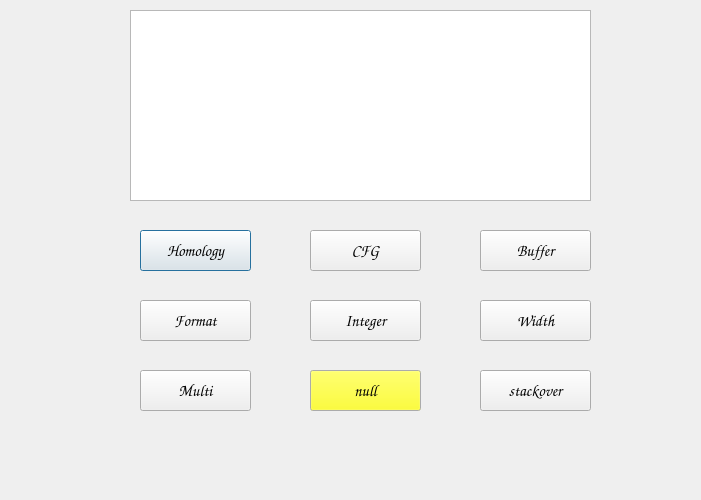
<?xml version="1.0" encoding="UTF-8"?>
<ui version="4.0">
 <class>Dialog</class>
 <widget class="QDialog" name="Dialog">
  <property name="geometry">
   <rect>
    <x>0</x>
    <y>0</y>
    <width>701</width>
    <height>500</height>
   </rect>
  </property>
  <property name="windowTitle">
   <string>Dialog</string>
  </property>
  <widget class="QPushButton" name="pushButton">
   <property name="geometry">
    <rect>
     <x>140</x>
     <y>230</y>
     <width>111</width>
     <height>41</height>
    </rect>
   </property>
   <property name="font">
    <font>
     <family>Comic Sans MS</family>
     <pointsize>12</pointsize>
     <weight>75</weight>
     <bold>true</bold>
    </font>
   </property>
   <property name="cursor">
    <cursorShape>PointingHandCursor</cursorShape>
   </property>
   <property name="text">
    <string>Homology</string>
   </property>
  </widget>
  <widget class="QPushButton" name="pushButton_2">
   <property name="geometry">
    <rect>
     <x>310</x>
     <y>230</y>
     <width>111</width>
     <height>41</height>
    </rect>
   </property>
   <property name="font">
    <font>
     <family>Comic Sans MS</family>
     <pointsize>12</pointsize>
     <weight>75</weight>
     <bold>true</bold>
    </font>
   </property>
   <property name="cursor">
    <cursorShape>PointingHandCursor</cursorShape>
   </property>
   <property name="text">
    <string>CFG</string>
   </property>
  </widget>
  <widget class="QPushButton" name="pushButton_3">
   <property name="geometry">
    <rect>
     <x>480</x>
     <y>230</y>
     <width>111</width>
     <height>41</height>
    </rect>
   </property>
   <property name="font">
    <font>
     <family>Comic Sans MS</family>
     <pointsize>12</pointsize>
     <weight>75</weight>
     <bold>true</bold>
    </font>
   </property>
   <property name="cursor">
    <cursorShape>PointingHandCursor</cursorShape>
   </property>
   <property name="text">
    <string>Buffer</string>
   </property>
  </widget>
  <widget class="QPushButton" name="pushButton_4">
   <property name="geometry">
    <rect>
     <x>140</x>
     <y>300</y>
     <width>111</width>
     <height>41</height>
    </rect>
   </property>
   <property name="font">
    <font>
     <family>Comic Sans MS</family>
     <pointsize>12</pointsize>
     <weight>75</weight>
     <bold>true</bold>
    </font>
   </property>
   <property name="cursor">
    <cursorShape>PointingHandCursor</cursorShape>
   </property>
   <property name="text">
    <string>Format</string>
   </property>
  </widget>
  <widget class="QPushButton" name="pushButton_5">
   <property name="geometry">
    <rect>
     <x>310</x>
     <y>300</y>
     <width>111</width>
     <height>41</height>
    </rect>
   </property>
   <property name="font">
    <font>
     <family>Comic Sans MS</family>
     <pointsize>12</pointsize>
     <weight>75</weight>
     <bold>true</bold>
    </font>
   </property>
   <property name="cursor">
    <cursorShape>PointingHandCursor</cursorShape>
   </property>
   <property name="text">
    <string>Integer</string>
   </property>
   <property name="checkable">
    <bool>false</bool>
   </property>
  </widget>
  <widget class="QPushButton" name="pushButton_6">
   <property name="geometry">
    <rect>
     <x>480</x>
     <y>300</y>
     <width>111</width>
     <height>41</height>
    </rect>
   </property>
   <property name="font">
    <font>
     <family>Comic Sans MS</family>
     <pointsize>12</pointsize>
     <weight>75</weight>
     <bold>true</bold>
    </font>
   </property>
   <property name="cursor">
    <cursorShape>PointingHandCursor</cursorShape>
   </property>
   <property name="text">
    <string>Width</string>
   </property>
  </widget>
  <widget class="QPushButton" name="pushButton_7">
   <property name="geometry">
    <rect>
     <x>140</x>
     <y>370</y>
     <width>111</width>
     <height>41</height>
    </rect>
   </property>
   <property name="font">
    <font>
     <family>Comic Sans MS</family>
     <pointsize>12</pointsize>
     <weight>75</weight>
     <bold>true</bold>
    </font>
   </property>
   <property name="cursor">
    <cursorShape>PointingHandCursor</cursorShape>
   </property>
   <property name="text">
    <string>Multi</string>
   </property>
  </widget>
  <widget class="QPushButton" name="pushButton_8">
   <property name="geometry">
    <rect>
     <x>310</x>
     <y>370</y>
     <width>111</width>
     <height>41</height>
    </rect>
   </property>
   <property name="palette">
    <palette>
     <active>
      <colorrole role="Button">
       <brush brushstyle="SolidPattern">
        <color alpha="255">
         <red>255</red>
         <green>255</green>
         <blue>0</blue>
        </color>
       </brush>
      </colorrole>
     </active>
     <inactive>
      <colorrole role="Button">
       <brush brushstyle="SolidPattern">
        <color alpha="255">
         <red>255</red>
         <green>255</green>
         <blue>0</blue>
        </color>
       </brush>
      </colorrole>
     </inactive>
     <disabled>
      <colorrole role="Button">
       <brush brushstyle="SolidPattern">
        <color alpha="255">
         <red>255</red>
         <green>255</green>
         <blue>0</blue>
        </color>
       </brush>
      </colorrole>
     </disabled>
    </palette>
   </property>
   <property name="font">
    <font>
     <family>Comic Sans MS</family>
     <pointsize>12</pointsize>
     <weight>75</weight>
     <bold>true</bold>
    </font>
   </property>
   <property name="cursor">
    <cursorShape>PointingHandCursor</cursorShape>
   </property>
   <property name="text">
    <string>null</string>
   </property>
  </widget>
  <widget class="QPushButton" name="pushButton_9">
   <property name="geometry">
    <rect>
     <x>480</x>
     <y>370</y>
     <width>111</width>
     <height>41</height>
    </rect>
   </property>
   <property name="font">
    <font>
     <family>Comic Sans MS</family>
     <pointsize>12</pointsize>
     <weight>75</weight>
     <bold>true</bold>
    </font>
   </property>
   <property name="cursor">
    <cursorShape>PointingHandCursor</cursorShape>
   </property>
   <property name="text">
    <string>stackover</string>
   </property>
  </widget>
  <widget class="QTextBrowser" name="textBrowser">
   <property name="geometry">
    <rect>
     <x>130</x>
     <y>10</y>
     <width>461</width>
     <height>191</height>
    </rect>
   </property>
   <property name="font">
    <font>
     <family>Comic Sans MS</family>
     <pointsize>24</pointsize>
     <weight>75</weight>
     <italic>true</italic>
     <bold>true</bold>
    </font>
   </property>
  </widget>
 </widget>
 <resources/>
 <connections/>
</ui>
